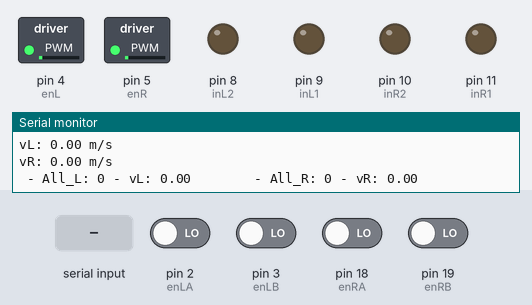
The sketch below on a simulated Arduino Mega 2560, built with avr-gcc and run on an emulated ATmega2560. Shown: switched loads named in the sketch (green lamp = pin HIGH), output pins drawn as LEDs (lit = HIGH), the last lines printed to the serial monitor. Inputs (shaded band) come from the test bench; at power-on: pin 2 (enLA), pin 3 (enLB), pin 18 (enRA), pin 19 (enRB) LOW.

Above: at 1.2 s.
1.3 s: "1 90\n" received over Serial
At 3.4 s:
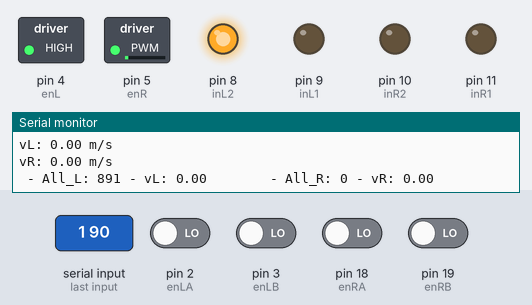
Timing chart, 0 to 4.9 s (numbered marks = the images above; inputs shaded):
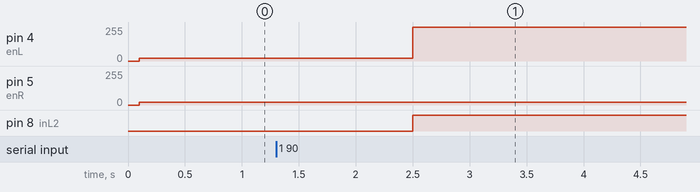

The sketch:

SpeedControlV2.ino
```cpp
// Mega2560
// external interrupt int.0    int.1    int.2   int.3   int.4   int.5
// pin                  2         3      21      20      19      18

#include <TimerOne.h>

#define PI 3.1415926535897932384626433832795
float d = 0.185; // wheel distance
float r = 0.0225; // wheel radius
float samplingTime = 0.1; //0.5;  // sampling time
const int ENCODER_RESOLUTION = 2100;
float M_PER_REV = 2*PI*r;

// Left Motor
int enL = 4;
int inL1 = 9;
int inL2 = 8;

// Right motor
int enR = 5;
int inR1 = 11;
int inR2 = 10;

// For encoder
int enLA = 2;
int enLB = 3;

int enRA = 18;
int enRB = 19;

volatile int leftEnCount = 0;
volatile int rightEnCount = 0;
float vR, vL;

// PID constants
float KpL = 450;  // Proportional gain
float KiL = 490;  // Integral gain
float KdL = 00;  // Derivative gain
// PID constants
float KpR = 200;  // Proportional gain
float KiR = 400;  // Integral gain
float KdR = 0;  // Derivative gain

float set_vL = 0, set_vR = 0;
float err_vL = 0, err_vR = 0, pre_err_vL = 0, pre_err_vR = 0;
float integralL = 0, integralR = 0, derivativeR = 0, derivativeL = 0;
float controlOutputL = 0, controlOutputR = 0;

// Flag to track if data is received
bool dataReceived = false;

void setup()
{
  Serial.begin(9600);

  // Setup interrupt
  attachInterrupt(digitalPinToInterrupt(enLA), leftEnISRA, RISING);
  attachInterrupt(digitalPinToInterrupt(enLB), leftEnISRB, RISING);

  attachInterrupt(digitalPinToInterrupt(enRA), rightEnISRA, RISING);
  attachInterrupt(digitalPinToInterrupt(enRB), rightEnISRB, RISING);

  // Set all the motor control pins to outputs
	pinMode(enR, OUTPUT);
	pinMode(enL, OUTPUT);
	pinMode(inR1, OUTPUT);
	pinMode(inR2, OUTPUT);
	pinMode(inL1, OUTPUT);
	pinMode(inL2, OUTPUT);

	// Turn off motors - Initial state
	digitalWrite(inR1, LOW);
	digitalWrite(inR2, LOW);
	digitalWrite(inL1, LOW);
	digitalWrite(inL2, LOW);

  // Initialize TimerOne to call the toggleLED function every 1 second (1000000 microseconds)
  // Note: This timer will use pin 12 so do not use it for other function
  Timer1.initialize(1000000*samplingTime); // 1,000,000 microseconds = 1 second
  Timer1.attachInterrupt(VelCtrlTimer); // Attach the interrupt to the calculate velocity
  while (!Serial) { ; // wait for serial port to connect. Needed for native USB port only }
  }
}

void loop() {
//  positionControl(1,1,0);
//    goForward(100);
//  set_speedL_PID(70);
//  delay(10000);
    // Serial.print("rightEnCount: ");
    // Serial.println(rightEnCount);
    //  Serial.print("leftEnCount: ");
    // Serial.println(leftEnCount);
    // delay(200);

//

// Check if data is available on the serial port
// if (Serial.available() > 0) {
//   // Read the incoming data
//   set_vL = Serial.parseFloat();
//   set_vR = Serial.parseFloat();
//   // Clear the buffer
//   // Serial.read(); // To consume the newline character

// }
if (Serial.available() > 0) {
    String input = Serial.readStringUntil('\n'); // Read the incoming string until newline
    dataReceived = true; // Mark data as received

    // Split the input into vL and vR
    int spaceIndex = input.indexOf(' ');
    if (spaceIndex > 0) {
      String vL_str = input.substring(0, spaceIndex);
      String vR_str = input.substring(spaceIndex + 1);

      // Convert strings to float
      set_vL = vL_str.toFloat();
      set_vR = vR_str.toFloat();

      // delay(3000);

      // Print received values
      Serial.print("Received vL: ");
      Serial.println(vL);
      Serial.print("Received vR: ");
      Serial.println(vR);
    }

  }

//  else if (!dataReceived) {
//     // If no new data is received, reset velocities to 0
//     set_vL = 0;
//     set_vR = 0;
//     dataReceived = false; // Reset the flag

//     Serial.println("No signal detected: vL and vR set to 0");

//  }


// Print velocities to Serial Monitor
//  Serial.println("Set to 0.1");
//  set_vL = 0.1;
//   set_vR = 0.1;
//    delay(3000);
//     Serial.println("Set to 0.1");
//  set_vL = 0.14;
//   set_vR = 0.06;
//    delay(3000);
//   Serial.println("Set to -0.1");
//   set_vL = 0.06;
//   set_vR = 0.14;
//   delay(3000);
//    Serial.println("Set to 0.1");
//  set_vL = 0.06;
//   set_vR = 0.10;
//    delay(3000);

}


void VelCtrlTimer() {
  // Calculate wheel velocities in m/s
  // v = (leftEncoderCount/ENCODER_RESOLUTION)  * M_PER_REV / samplingTime
  vR = (float(rightEnCount)/ENCODER_RESOLUTION)*M_PER_REV/samplingTime;
  vL = (float(leftEnCount)/ENCODER_RESOLUTION)*M_PER_REV/samplingTime;

  // Reset encoder counts for the next calculation
  leftEnCount = 0;
  rightEnCount = 0;

/*
  if (set_vL < 0) {
    vL = -vL;
  }

  if (set_vR < 0) {
    vR = -vR;
  }
*/

  // PID calculations
  err_vL = set_vL - vL;
  err_vR = set_vR - vR;

  integralR += err_vR * samplingTime;
  derivativeR = (err_vR - pre_err_vR) / samplingTime;
  controlOutputR = KpR * err_vR + KiR * integralR + KdR * derivativeR;
  pre_err_vR = err_vR;

  integralL += err_vL * samplingTime;
  derivativeL = (err_vL - pre_err_vL) / samplingTime;
  controlOutputL = KpL * err_vL + KiL * integralL + KdL * derivativeL;
  pre_err_vL = err_vL;

  // Set the speed = 0 if the set value = 0
  if (set_vL == 0) {
    controlOutputL = 0;
  }

  if (set_vR == 0) {
    controlOutputR = 0;
  }

  setMotorSpeedR((int)controlOutputR);
  setMotorSpeedL((int)controlOutputL);

  Serial.print("vL: ");
  Serial.print(vL);
  Serial.println(" m/s");

  Serial.print("vR: ");
  Serial.print(vR);
  Serial.println(" m/s");

/*
  Serial.print("P: ");
  Serial.print(Kp * err_vL);
  Serial.print(" - I: ");
  Serial.print(Ki * integralL);
  Serial.print(" - D: ");
  Serial.print(Kd * derivativeL);
  */
  Serial.print(" - All_L: ");
  Serial.print((int)controlOutputL);
  Serial.print(" - vL: ");
  Serial.print(vL);
  Serial.print("        - All_R: ");
  Serial.print((int)controlOutputR);
  Serial.print(" - vR: ");
  Serial.println(vR);


}

void setMotorSpeedL(int speed) {

  // Stop
  if (speed == 0) {
    digitalWrite(inL1, LOW);
    digitalWrite(inL2, LOW);
  }

  // set motor direction
  if (speed > 0) {
    digitalWrite(inL1, LOW);
    digitalWrite(inL2, HIGH);
  }

  if (speed < 0) {
    digitalWrite(inL1, HIGH);
    digitalWrite(inL2, LOW);
  }

  // Set motor speed
  speed = abs(speed);

  if (speed > 255) {
    speed = 255;
  }
  if (speed < 20) {
    speed = 20;
  }

  analogWrite(enL, speed);
}

void setMotorSpeedR(int speed) {

  // Stop
  if (speed == 0) {
    digitalWrite(inR1, LOW);
    digitalWrite(inR2, LOW);
  }

  // set motor direction
  if (speed > 0) {
    digitalWrite(inR1, HIGH);
    digitalWrite(inR2, LOW);
  }

  if (speed < 0) {
    digitalWrite(inR1, LOW);
    digitalWrite(inR2, HIGH);
  }

  // Set motor speed
  speed = abs(speed);
  if (speed > 255) {
    speed = 255;
  }
  if (speed < 20) {
    speed = 20;
  }

  analogWrite(enR, speed);
}


void goForward(int speed) {
  // Reset encoder counter
 // rightEnCount = 0;
//  leftEnCount = 0;

	// For PWM maximum possible values are 0 to 255
	analogWrite(enR, speed);

//  int motor_L_speed = speed + K*(rightEnCount-leftEnCount);
//  analogWrite(enL, motor_L_speed);
  analogWrite(enL, speed);
	// Turn on motor A & B
	digitalWrite(inL1, LOW);
	digitalWrite(inL2, HIGH);
	digitalWrite(inR1, HIGH);
	digitalWrite(inR2, LOW);
}

void stop() {
	// Turn off motors
	digitalWrite(inR1, LOW);
	digitalWrite(inR2, LOW);
	digitalWrite(inL1, LOW);
	digitalWrite(inL2, LOW);
}

void leftEnISRA() {
  if (digitalRead(enLB) == HIGH) {
    leftEnCount++;
  } else {
    leftEnCount--;
  }
}

void leftEnISRB() {
  if (digitalRead(enLA) == HIGH) {
    leftEnCount--;
  } else {
    leftEnCount++;
  }
}

void rightEnISRA() {
  if (digitalRead(enRB) == HIGH) {
    rightEnCount--;
  } else {
    rightEnCount++;
  }
}

void rightEnISRB() {
  if (digitalRead(enRA) == HIGH) {
    rightEnCount++;
  } else {
    rightEnCount--;
  }
}
```

Measured:
- after the input at 1.3 s, pin 4 (enL): 20/255 → 255/255 after 1.2 s; pin 8 (inL2): LOW → HIGH after 1.2 s
